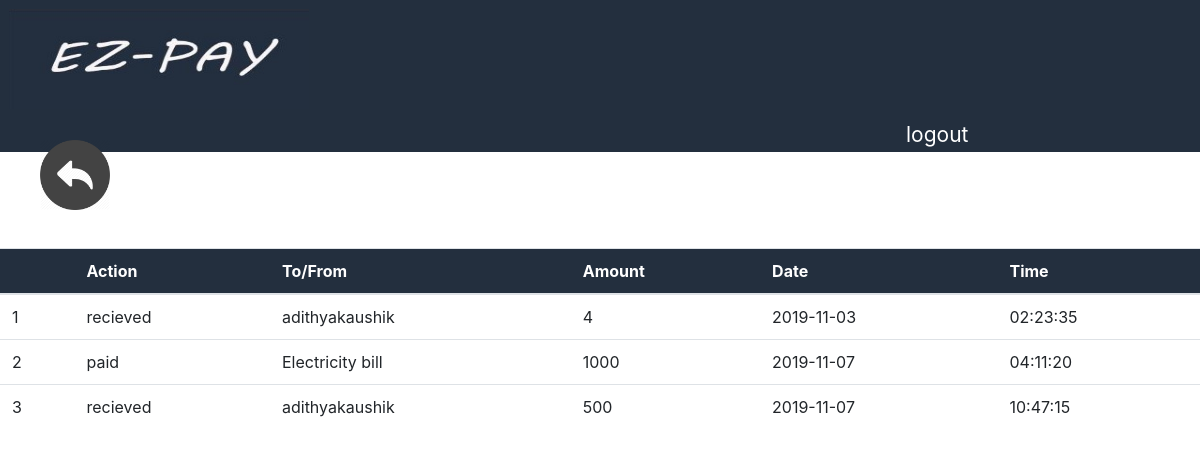
The app's page /history.php (signed in) with its own data.
### tables this page shows
CREATE TABLE `txn` (
  `account_id` int(5) NOT NULL,
  `type` varchar(10) NOT NULL,
  `ben_name` varchar(20) NOT NULL,
  `amount` int(10) NOT NULL,
  `balance` int(5) NOT NULL,
  `date` date NOT NULL,
  `time` time NOT NULL
);

### history.php (the view, shortened to what this page needs)
<?php
$s=$_SESSION['usr'];
    $conn=mysqli_connect('localhost','root','','bank');
    $acc="SELECT account_id FROM accounts WHERE cust_id IN (SELECT cust_id FROM customer WHERE cust_username='$s')";
    $res=mysqli_query($conn,$acc);
    if(mysqli_num_rows($res)==1){
        $r1=mysqli_fetch_array($res);
        $accid=$r1['account_id'];}
?>
<html><head>
       <link rel="stylesheet" href="https://maxcdn.bootstrapcdn.com/bootstrap/4.0.0/css/bootstrap.min.css">
    <script src="https://maxcdn.bootstrapcdn.com/bootstrap/4.0.0/js/bootstrap.min.js"></script></head>
    <body bgcolor=#DCD9CD>
    <div style="background:#232F3E">
        <a href="logout.php"><button style="border:none;margin-top: 10;margin-bottom: 10;margin-left: 10; cursor:pointer"><img src="img/images.jpg" height=100 width="300" style="object-fit:fill;margin-top: -2;margin-left: -7;margin-right: -7;margin-bottom: -2"></button></a>
     <a href="logout.php"><button style=" border: none;font-size:21;margin-left:900; background:#232F3E;color: white;cursor:pointer">logout</button></a></div>
        <br>
        <?php
        $q1="SELECT * FROM txn WHERE account_id='$accid'";
?>
 <a href="index.php"><img src="img/back.png" style="position: absolute;top: 140;left: 40;height: 70 ;width: 70;cursor: pointer;" title=" back"></a>
 <br>
 <br>
 <br>
<table class="table table-hover">
  <thead style="background-color:#232F3E;color: white ">
    <tr>
      <th scope="col"></th>
      <th scope="col">Action</th>
      <th scope="col">To/From</th>
      <th scope="col"> Amount</th>
      <th scope="col">Date</th>
      <th scope="col">Time</th>
    </tr>
  </thead>
  <tbody>
      <?php
      $res1=mysqli_query($conn,$q1);
      $a=1;
if(mysqli_num_rows($res1)>0)
{
    while($r2=mysqli_fetch_assoc($res1)){
         $type=$r2['type'];
         $amnt=$r2['amount'];
         $to=$r2['ben_name'];
         $date=$r2['date'];
         $time=$r2['time'];
        echo '<td>'.$a.'</td>';
        echo '<td>'.$type.'</td>';
        echo '<td>'.$to.'</td>';
        echo '<td>'.$amnt.'</td>';
         echo '<td>'.$date.'</td>';
        echo '<td>'.$time.'</td>';
        $a++;
}
}
?>
   </tbody>
</table>
        </body>
    </html>

### records on screen
txn: type "recieved", ben_name "adithyakaushik", amount "4", date "2019-11-03", time "02:23:35"
txn: type "paid", ben_name "Electricity bill", amount "1000", date "2019-11-07", time "04:11:20"
txn: type "recieved", ben_name "adithyakaushik", amount "500", date "2019-11-07", time "10:47:15"
